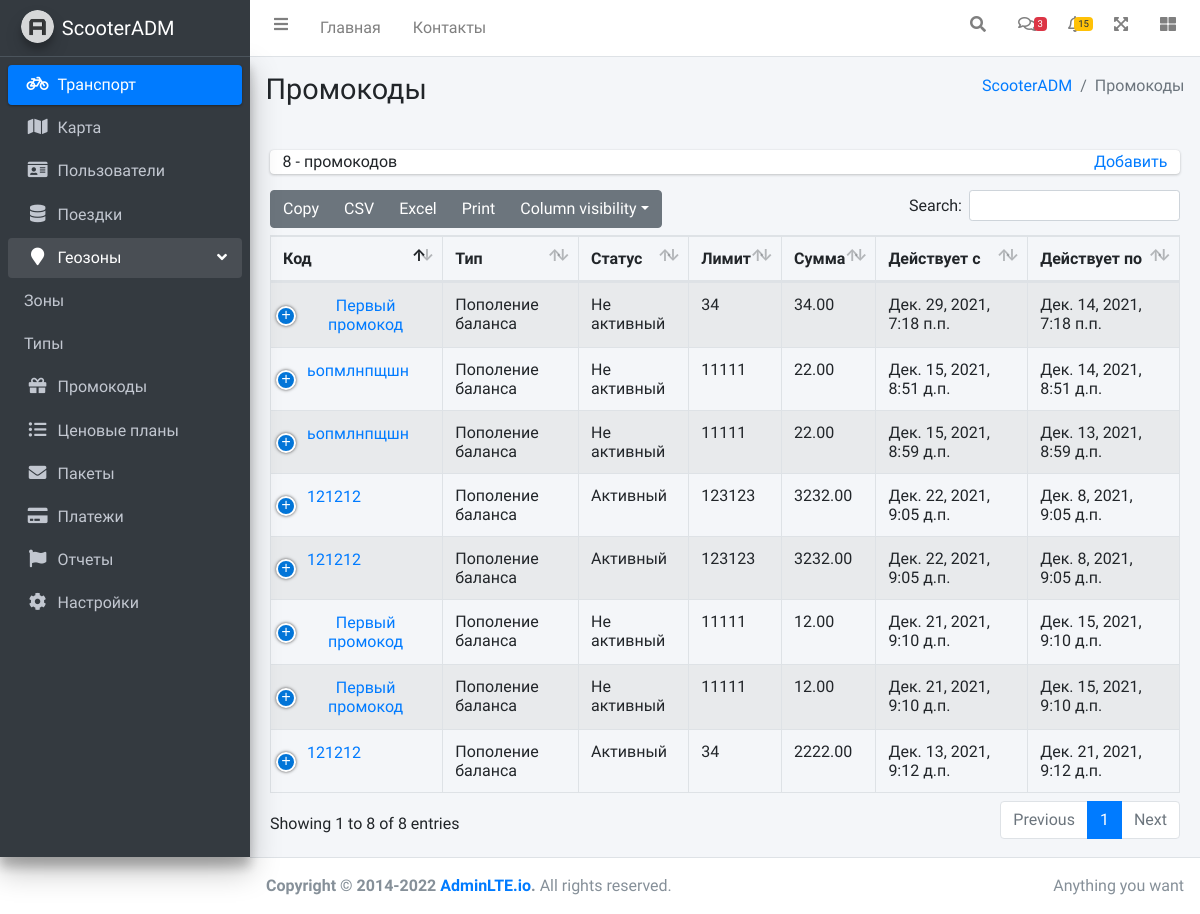
The page /promocodes.html on the database as committed earlier.
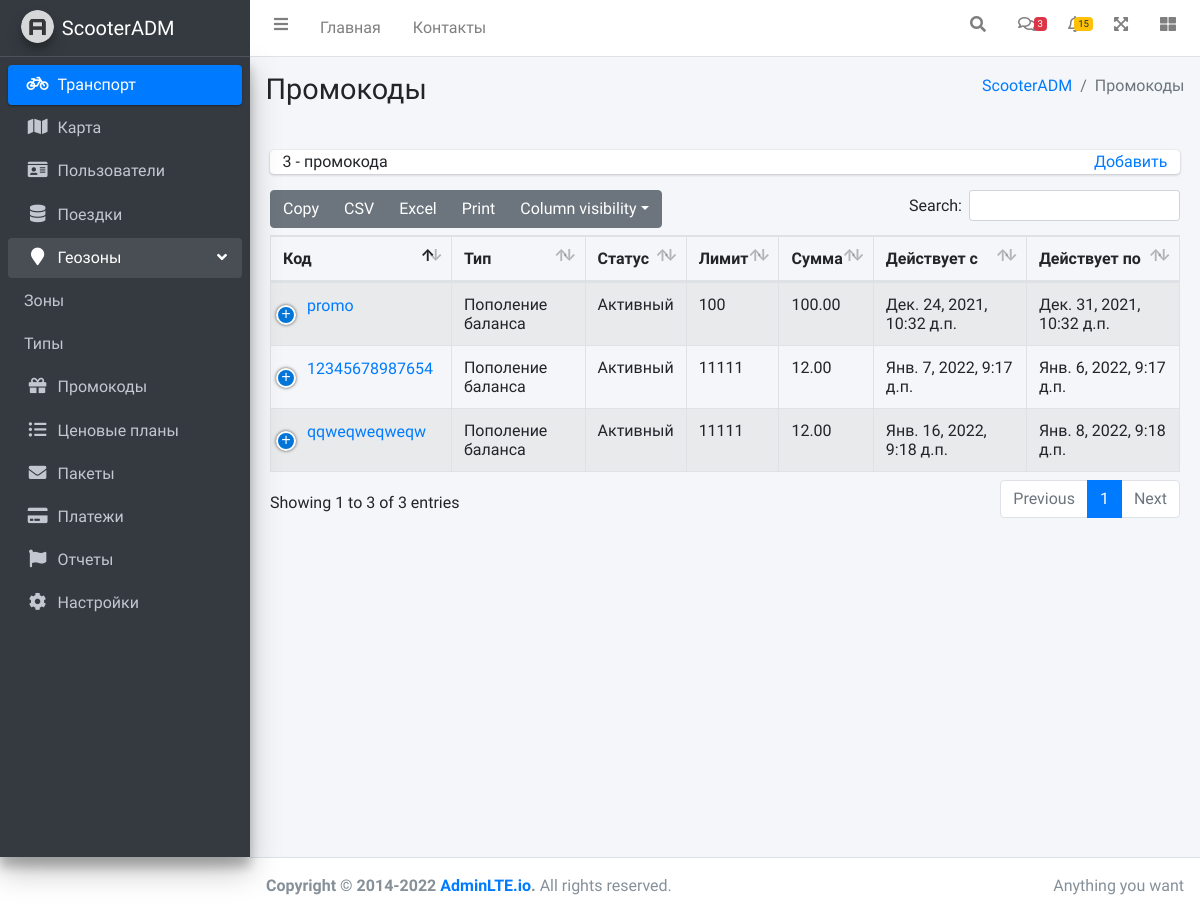
The same page on the database as committed later.
### adm/models.py (models this page shows, shortened)
class PromoCodes(models.Model):
    id = models.IntegerField(primary_key=True, unique=True)
    NameOfPromoCode = models.CharField(max_length=30, null=True, verbose_name="Название промокода")
    TypeOfPromoCode = models.ForeignKey(TypesOfPromoCodes, on_delete=models.SET_NULL, null=True, verbose_name="Тип")
    StatusOfPromoCode = models.ForeignKey(StatusesOfPromoCodes, on_delete=models.SET_NULL, null=True, verbose_name="Статус")
    Limit = models.IntegerField(null=True, verbose_name="Лимит")
    Sum = models.DecimalField(max_digits=7, decimal_places=2, verbose_name="Сумма")
    StartOfActive = models.DateTimeField(auto_now=False, auto_now_add=False, verbose_name="Действует с")
    EndOfActive = models.DateTimeField(auto_now=False, auto_now_add=False, verbose_name="Действует по")
    DateOfCreation = models.DateField(auto_now=False, auto_now_add=True, verbose_name="Дата создания")

class TypesOfPromoCodes(models.Model):
    TypeOfPromoCode = models.CharField(max_length=30, null=True, verbose_name="Тип",unique=True)
    def __str__(self):
        return str(self.TypeOfPromoCode)

class StatusesOfPromoCodes(models.Model):
    StatusOfPromoCode = models.CharField(max_length=30, null=True, verbose_name="Статус",unique=True)
    def __str__(self):
        return str(self.StatusOfPromoCode)

### adm/views.py (the view, shortened to what this page needs)
# urls.py: path('promocodes.html', views.promocodes, name='promocodes'),
def promocodes(request):
    error = ''
    form = AddPromocodeForm()
    formForChange = ChangePromocodeForm()
    Promocodes = PromoCodes.objects.all()
    name = "Промокоды"
    summ = PromoCodes.objects.count()
    n = summ % 10
    if n == 0:
        nn = 'промокодов'
    elif n == 1:
        nn = 'промокод'
    elif (n >= 2 and n <= 4):
        nn = 'промокода'
    elif (5 <= n <= 10):
        nn = 'промокодов'
    else:
        nn = 'промокодов.'
    return render(request, 'adm/promocodes.html', {'form': form, 'formForChange':formForChange, 'summ': summ,
                                                   'nn': nn,'name': name, 'Promocodes': Promocodes,'error': error})

### adm/forms.py
class AddPromocodeForm(forms.ModelForm):
    class Meta:
        model = PromoCodes
        fields = ['NameOfPromoCode', 'TypeOfPromoCode', 'StatusOfPromoCode', 'Limit', 'Sum', 'StartOfActive', 'EndOfActive']
        widgets = {
            "NameOfPromoCode": TextInput(attrs={'style': 'width:100%'}),
            "TypeOfPromoCode": Select(attrs={'style': 'width:100%'}),
            "StatusOfPromoCode": Select(attrs={'style': 'width:100%'}),
            "Limit": TextInput(attrs={'style': 'width:100%'}),
            "Sum": TextInput(attrs={'style': 'width:100%'}),
            "StartOfActive": DateTimeInput(attrs={'style': 'display:none', 'id':'id_StartOfActive'}),
            "EndOfActive": DateTimeInput(attrs={'style': 'display:none; width:100%', 'id':'id_EndOfActive'}),
        }

class ChangePromocodeForm(forms.ModelForm):
    class Meta:
        model = PromoCodes
        fields = ['NameOfPromoCode', 'TypeOfPromoCode', 'StatusOfPromoCode', 'Limit', 'Sum', 'StartOfActive', 'EndOfActive']
        widgets = {
            "NameOfPromoCode": TextInput(attrs={'style': 'width:100%', 'id':'id_NameOfPromoCode_ForChange'}),
            "TypeOfPromoCode": Select(attrs={'style': 'width:100%', 'id':'id_TypeOfPromoCode_ForChange'}),
            "StatusOfPromoCode": Select(attrs={'style': 'width:100%', 'id':'id_StatusOfPromoCode_ForChange'}),
            "Limit": TextInput(attrs={'style': 'width:100%', 'id':'id_Limit_ForChange'}),
            "Sum": TextInput(attrs={'placeholder': 'Сумма','style': 'width:100%', 'id':'id_Sum_ForChange'}),
            "StartOfActive": DateTimeInput(attrs={'style': 'display:none', 'id':'id_StartOfActive_ForChange'}),
            "EndOfActive": DateTimeInput(attrs={'style': 'display:none; width:100%', 'id':'id_EndOfActive_ForChange'}),
        }

### adm/templatetags/customtags.py (called while the page is built)
@register.filter(name='StartOfActive',expects_localtime=True)
def DateStartOfActive(value):
    html_date = datetime.datetime.strftime(value, '%Y-%m-%dT%H:%M')
    return(html_date)

### templates/adm/promocodes.html (shortened to what this page needs)
{% extends 'adm/index.html' %}
{% load static %}
{% load customtags %}
{% load tz %}
{% block content_header %}
<div class="content-header">
      <div class="container-fluid">
        <div class="row mb-2">
          <div class="col-sm-6">
            <h1 class="m-0">{{name}}</h1>
          </div>
          <div class="col-sm-6">
            <ol class="breadcrumb float-sm-right">
              <li class="breadcrumb-item"><a href="#">{% block content_header_breadcrumb %}ScooterADM{% endblock %}</a></li>
              <li class="breadcrumb-item active">{{name}}</li>
            </ol>
          </div>
        </div>
      </div>
    </div>
{% endblock %}
{% block main_content.html %}
<div class="card-body">
  <div class="info-box" style="min-height: 0px; padding: 0.1rem;">
    <div class="info-box-content" >
      <table>
          <tr>
              <td><font style="text-align: left;">{{summ}} - {{nn}}
              </font></td>
              <td style="text-align: right;">
                  <a href="#popup">
                  Добавить
                  </a>
              </td>
          </tr>
      </table>
    </div>
  </div>
  <table id="example1" class="table table-bordered table-striped">
    <thead>
      <tr>
        <th>Код</th>
        <th>Тип</th>
        <th>Статус</th>
        <th>Лимит</th>
        <th>Сумма</th>
        <th>Действует с</th>
        <th>Действует по</th>
      </tr>
    </thead>
    <tbody>
        {%for el in Promocodes %}
        <tr>
          <td>
              <button style="border-style: none;  background-color:inherit" onclick="popupPromocode('{{el.id}}','{{el.NameOfPromoCode}}',
               '{{el.TypeOfPromoCode.id}}', '{{el.StatusOfPromoCode.id}}','{{el.Limit}}','{{el.Sum}}', '{{el.StartOfActive|StartOfActive}}',
                '{{el.EndOfActive|StartOfActive}}', '{{el.DateOfCreation}}')" id="id_Button">
                <a href="#popupPromocode"  class="popup-link">{{el.NameOfPromoCode}}</a>
              </button>
          </td>
          <td>{{el.TypeOfPromoCode}}</td>
          <td>{{el.StatusOfPromoCode}}</td>
          <td>{{el.Limit}}</td>
          <td>{{el.Sum}}</td>
          <td>{{el.StartOfActive|localtime}}</td>
          <td>{{el.EndOfActive|utc}}</td>
        </tr>
        {% endfor%}
    </tbody>
  </table>
</div>
{% endblock %}

### templates/adm/index.html (shortened to what this page needs)
{% load static %}
<html>
<html lang="ru">
<head>
  <link rel="stylesheet" href="{% static 'adm/plugins/datatables-bs4/css/dataTables.bootstrap4.min.css' %}">
  <link rel="stylesheet" href="{% static 'adm/plugins/datatables-responsive/css/responsive.bootstrap4.min.css' %}">
  <link rel="stylesheet" href="{% static 'adm/plugins/datatables-buttons/css/buttons.bootstrap4.min.css' %}">
  <link rel="stylesheet" href="{% static 'adm/plugins/fontawesome-free/css/all.min.css' %}">
  <link rel="stylesheet" href="{% static 'adm/dist/css/adminlte.min.css' %}">
<link rel="stylesheet" href="https://unpkg.com/leaflet@1.7.1/dist/leaflet.css" />
</head>
<body class="sidebar-mini layout-navbar-fixed sidebar-closed sidebar-open">
<div class="wrapper">
    {% include 'adm/main_header.html' %}
    {% include 'adm/sidebar.html' with person="active" %}
  <div class="content-wrapper">
      {% block content_header %}
      {% endblock %}
     {% block main_content.html %}
      {% endblock %}
  </div>
</div>
  <div>
 {% include 'adm/footer.html' %}
  </div>
</body>
</html>

### templates/adm/main_header.html (shortened to what this page needs)
{% load static %}
<nav id="header" class="main-header navbar navbar-expand navbar-white navbar-light">
    <ul class="navbar-nav">
      <li class="nav-item">
        <a class="nav-link" data-widget="pushmenu" href="#" role="button"><i class="fas fa-bars"></i></a>
      </li>
      <li class="nav-item d-none d-sm-inline-block">
        <a href="transport.html" class="nav-link">Главная</a>
      </li>
      <li class="nav-item d-none d-sm-inline-block">
        <a href="#" class="nav-link">Контакты</a>
      </li>
    </ul>
    <ul class="navbar-nav ml-auto">
      <li class="nav-item">
        <a class="nav-link" data-widget="navbar-search" href="#" role="button">
          <i class="fas fa-search"></i>
        </a>
      </li>
      <li class="nav-item dropdown">
        <a class="nav-link" data-toggle="dropdown" href="#">
          <i class="far fa-comments"></i>
          <span class="badge badge-danger navbar-badge">3</span>
        </a>
      </li>
      <li class="nav-item dropdown">
        <a class="nav-link" data-toggle="dropdown" href="#">
          <span class="badge badge-warning navbar-badge">15</span>
        </a>
      </li>
      <li class="nav-item">
        <a class="nav-link" data-widget="fullscreen" href="#" role="button">
          <i class="fas fa-expand-arrows-alt"></i>
        </a>
      </li>
      <li class="nav-item">
        <a class="nav-link" data-widget="control-sidebar" data-slide="true" href="#" role="button">
          <i class="fas fa-th-large"></i>
        </a>
      </li>
    </ul>
  </nav>

### templates/adm/sidebar.html (shortened to what this page needs)
{% load static %}
<aside class="main-sidebar sidebar-dark-primary elevation-4">
    <a href="transport.html" class="brand-link">
      <img src="{% static 'adm/dist/img/AdminLTELogo.png'%}" alt="AdminLTE Logo" class="brand-image img-circle elevation-3" style="opacity: .8">
      <span class="brand-text font-weight-light">ScooterADM</span>
    </a>
    <div class="sidebar">
      <nav class="mt-2">
        <ul class="nav nav-pills nav-sidebar flex-column" data-widget="treeview" role="menu" data-accordion="false">
          <li class="nav-item">
            <a href="{% url 'transport' %}" class="nav-link {{person}}">
              <i class="nav-icon fas fa-bicycle"></i>
              <p>
                Транспорт
              </p>
            </a>
          </li>
          <li class="nav-item">
            <a href="{% url 'map' %}" class="nav-link">
              <i class="nav-icon fas fa-map"></i>
              <p>
                Карта
              </p>
            </a>
          </li>
          <li class="nav-item">
            <a href="{% url 'users' %}" class="nav-link">
              <i class="nav-icon fa fa-id-card"></i>
              <p>
                Пользователи
              </p>
            </a>
          </li>
          <li class="nav-item">
            <a href="{% url 'trips' %}" class="nav-link">
              <i class="nav-icon fa fa-database"></i>
              <p>
                Поездки
              </p>
            </a>
          </li>
          <li class="nav-item menu-open">
            <a href="#" class="nav-link">
              <i class="nav-icon fa fa-map-marker"></i>
              <p>
                Геозоны
                <i class="right fas fa-angle-left"></i>
              </p>
            </a>
            <ul class="nav nav-treeview">
              <li class="nav-item">
                <a href="{% url 'zone' %}" class="nav-link">
                  <p>Зоны</p>
                </a>
              </li>
              <li class="nav-item">
                <a href="{% url 'typeofzone' %}" class="nav-link">
                  <p>Типы</p>
                </a>
              </li>
            </ul>
          </li>
          <li class="nav-item">
            <a href="{% url 'promocodes' %}" class="nav-link">
              <i class="nav-icon fa fa-gift"></i>
              <p>
                Промокоды
              </p>
            </a>
          </li>
          <li class="nav-item">
            <a href="../gallery.html" class="nav-link">
              <i class="nav-icon fa fa-list-ul"></i>
              <p>
                Ценовые планы
              </p>
            </a>
          </li>
          <li class="nav-item">
            <a href="../gallery.html" class="nav-link">
              <i class="nav-icon fa fa-envelope"></i>
              <p>
                Пакеты
              </p>
            </a>
          </li>
          <li class="nav-item">
            <a href="../gallery.html" class="nav-link">
              <i class="nav-icon fa fa-credit-card"></i>
              <p>
                Платежи
              </p>
            </a>
          </li>
          <li class="nav-item">
            <a href="../gallery.html" class="nav-link">
              <i class="nav-icon fa fa-flag"></i>
              <p>
                Отчеты
              </p>
            </a>
          </li>
          <li class="nav-item">
            <a href="../gallery.html" class="nav-link">
              <i class="nav-icon fa fa-cog"></i>
              <p>
                Настройки
              </p>
            </a>
          </li>
        </ul>
      </nav>
    </div>
  </aside>

### templates/adm/footer.html
  <footer class="main-footer">
    <div class="float-right d-none d-sm-inline">
      Anything you want
    </div>
    <strong>Copyright &copy; 2014-2022 <a href="https://adminlte.io">AdminLTE.io</a>.</strong> All rights reserved.
  </footer>

Rows that differ between the two databases and show on the page:
removed PromoCodes: NameOfPromoCode "Первый промокод", TypeOfPromoCode "Пополение баланса", StatusOfPromoCode "Не активный", Limit "34", Sum "34.00", StartOfActive "Дек. 29, 2021, 7:18 п.п.", EndOfActive|utc "Дек. 14, 2021, 7:18 п.п."
removed PromoCodes: NameOfPromoCode "ьопмлнпщшн", TypeOfPromoCode "Пополение баланса", StatusOfPromoCode "Не активный", Limit "11111", Sum "22.00", StartOfActive "Дек. 15, 2021, 8:51 д.п.", EndOfActive|utc "Дек. 14, 2021, 8:51 д.п."
removed PromoCodes: NameOfPromoCode "ьопмлнпщшн", TypeOfPromoCode "Пополение баланса", StatusOfPromoCode "Не активный", Limit "11111", Sum "22.00", StartOfActive "Дек. 15, 2021, 8:59 д.п.", EndOfActive|utc "Дек. 13, 2021, 8:59 д.п."
removed PromoCodes: NameOfPromoCode "121212", TypeOfPromoCode "Пополение баланса", StatusOfPromoCode "Активный", Limit "123123", Sum "3232.00", StartOfActive "Дек. 22, 2021, 9:05 д.п.", EndOfActive|utc "Дек. 8, 2021, 9:05 д.п."
removed PromoCodes: NameOfPromoCode "121212", TypeOfPromoCode "Пополение баланса", StatusOfPromoCode "Активный", Limit "123123", Sum "3232.00", StartOfActive "Дек. 22, 2021, 9:05 д.п.", EndOfActive|utc "Дек. 8, 2021, 9:05 д.п."
removed PromoCodes: NameOfPromoCode "Первый промокод", TypeOfPromoCode "Пополение баланса", StatusOfPromoCode "Не активный", Limit "11111", Sum "12.00", StartOfActive "Дек. 21, 2021, 9:10 д.п.", EndOfActive|utc "Дек. 15, 2021, 9:10 д.п."
removed PromoCodes: NameOfPromoCode "Первый промокод", TypeOfPromoCode "Пополение баланса", StatusOfPromoCode "Не активный", Limit "11111", Sum "12.00", StartOfActive "Дек. 21, 2021, 9:10 д.п.", EndOfActive|utc "Дек. 15, 2021, 9:10 д.п."
removed PromoCodes: NameOfPromoCode "121212", TypeOfPromoCode "Пополение баланса", StatusOfPromoCode "Активный", Limit "34", Sum "2222.00", StartOfActive "Дек. 13, 2021, 9:12 д.п.", EndOfActive|utc "Дек. 21, 2021, 9:12 д.п."
added PromoCodes: NameOfPromoCode "promo", TypeOfPromoCode "Пополение баланса", StatusOfPromoCode "Активный", Limit "100", Sum "100.00", StartOfActive "Дек. 24, 2021, 10:32 д.п.", EndOfActive|utc "Дек. 31, 2021, 10:32 д.п."
added PromoCodes: NameOfPromoCode "12345678987654", TypeOfPromoCode "Пополение баланса", StatusOfPromoCode "Активный", Limit "11111", Sum "12.00", StartOfActive "Янв. 7, 2022, 9:17 д.п.", EndOfActive|utc "Янв. 6, 2022, 9:17 д.п."
added PromoCodes: NameOfPromoCode "qqweqweqweqw", TypeOfPromoCode "Пополение баланса", StatusOfPromoCode "Активный", Limit "11111", Sum "12.00", StartOfActive "Янв. 16, 2022, 9:18 д.п.", EndOfActive|utc "Янв. 8, 2022, 9:18 д.п."
Other text that changed with them:
text written by a page script: "Copy CSV Excel Print Column visibility Search: Showing 1 to 8 of 8 entries Previous 1 Next" → "Copy CSV Excel Print Column visibility Search: Showing 1 to 3 of 3 entries Previous 1 Next"
{{ summ }}: "8" → "3"
{{ nn }}: "промокодов" → "промокода"
